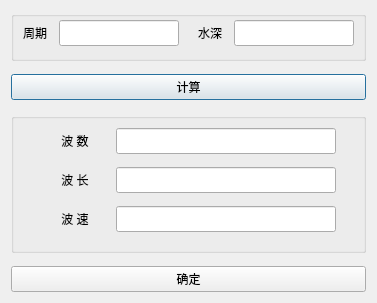
<?xml version="1.0" encoding="UTF-8"?>
<ui version="4.0">
 <class>Widget</class>
 <widget class="QWidget" name="Widget">
  <property name="geometry">
   <rect>
    <x>0</x>
    <y>0</y>
    <width>377</width>
    <height>303</height>
   </rect>
  </property>
  <property name="windowTitle">
   <string>计算波浪参数</string>
  </property>
  <layout class="QVBoxLayout" name="verticalLayout">
   <item>
    <widget class="QGroupBox" name="groupBox">
     <property name="minimumSize">
      <size>
       <width>0</width>
       <height>50</height>
      </size>
     </property>
     <property name="title">
      <string/>
     </property>
     <layout class="QGridLayout" name="gridLayout">
      <property name="topMargin">
       <number>1</number>
      </property>
      <item row="0" column="3">
       <widget class="QLabel" name="depth">
        <property name="minimumSize">
         <size>
          <width>30</width>
          <height>20</height>
         </size>
        </property>
        <property name="text">
         <string>水深</string>
        </property>
       </widget>
      </item>
      <item row="0" column="1">
       <widget class="QLineEdit" name="editPeriod">
        <property name="minimumSize">
         <size>
          <width>120</width>
          <height>15</height>
         </size>
        </property>
        <property name="font">
         <font>
          <pointsize>11</pointsize>
         </font>
        </property>
       </widget>
      </item>
      <item row="0" column="2">
       <spacer name="horizontalSpacer_2">
        <property name="orientation">
         <enum>Qt::Horizontal</enum>
        </property>
        <property name="sizeHint" stdset="0">
         <size>
          <width>40</width>
          <height>20</height>
         </size>
        </property>
       </spacer>
      </item>
      <item row="0" column="4">
       <widget class="QLineEdit" name="editDepth">
        <property name="minimumSize">
         <size>
          <width>120</width>
          <height>0</height>
         </size>
        </property>
        <property name="font">
         <font>
          <pointsize>11</pointsize>
         </font>
        </property>
       </widget>
      </item>
      <item row="0" column="0">
       <widget class="QLabel" name="period">
        <property name="minimumSize">
         <size>
          <width>30</width>
          <height>0</height>
         </size>
        </property>
        <property name="text">
         <string>周期</string>
        </property>
       </widget>
      </item>
     </layout>
    </widget>
   </item>
   <item>
    <spacer name="verticalSpacer_3">
     <property name="orientation">
      <enum>Qt::Vertical</enum>
     </property>
     <property name="sizeHint" stdset="0">
      <size>
       <width>20</width>
       <height>40</height>
      </size>
     </property>
    </spacer>
   </item>
   <item>
    <widget class="QPushButton" name="btnCal">
     <property name="text">
      <string>计算</string>
     </property>
     <property name="autoDefault">
      <bool>true</bool>
     </property>
     <property name="default">
      <bool>true</bool>
     </property>
    </widget>
   </item>
   <item>
    <spacer name="verticalSpacer">
     <property name="orientation">
      <enum>Qt::Vertical</enum>
     </property>
     <property name="sizeHint" stdset="0">
      <size>
       <width>20</width>
       <height>40</height>
      </size>
     </property>
    </spacer>
   </item>
   <item>
    <widget class="QGroupBox" name="groupBox_2">
     <property name="minimumSize">
      <size>
       <width>0</width>
       <height>140</height>
      </size>
     </property>
     <property name="title">
      <string/>
     </property>
     <layout class="QGridLayout" name="gridLayout_2">
      <property name="topMargin">
       <number>2</number>
      </property>
      <item row="2" column="2">
       <widget class="QLineEdit" name="editWaveVelocity">
        <property name="font">
         <font>
          <pointsize>11</pointsize>
         </font>
        </property>
       </widget>
      </item>
      <item row="1" column="3">
       <spacer name="horizontalSpacer_3">
        <property name="orientation">
         <enum>Qt::Horizontal</enum>
        </property>
        <property name="sizeHint" stdset="0">
         <size>
          <width>40</width>
          <height>20</height>
         </size>
        </property>
       </spacer>
      </item>
      <item row="0" column="1">
       <widget class="QLabel" name="waveNumber">
        <property name="minimumSize">
         <size>
          <width>70</width>
          <height>25</height>
         </size>
        </property>
        <property name="layoutDirection">
         <enum>Qt::LeftToRight</enum>
        </property>
        <property name="text">
         <string>波 数</string>
        </property>
        <property name="alignment">
         <set>Qt::AlignCenter</set>
        </property>
       </widget>
      </item>
      <item row="1" column="2">
       <widget class="QLineEdit" name="editWaveLength">
        <property name="font">
         <font>
          <pointsize>11</pointsize>
         </font>
        </property>
       </widget>
      </item>
      <item row="2" column="3">
       <spacer name="horizontalSpacer_4">
        <property name="orientation">
         <enum>Qt::Horizontal</enum>
        </property>
        <property name="sizeHint" stdset="0">
         <size>
          <width>40</width>
          <height>20</height>
         </size>
        </property>
       </spacer>
      </item>
      <item row="0" column="2">
       <widget class="QLineEdit" name="editWaveNumber">
        <property name="minimumSize">
         <size>
          <width>220</width>
          <height>0</height>
         </size>
        </property>
        <property name="font">
         <font>
          <pointsize>11</pointsize>
         </font>
        </property>
       </widget>
      </item>
      <item row="1" column="1">
       <widget class="QLabel" name="waveLength">
        <property name="minimumSize">
         <size>
          <width>0</width>
          <height>25</height>
         </size>
        </property>
        <property name="text">
         <string>波 长</string>
        </property>
        <property name="alignment">
         <set>Qt::AlignCenter</set>
        </property>
       </widget>
      </item>
      <item row="0" column="3">
       <spacer name="horizontalSpacer">
        <property name="orientation">
         <enum>Qt::Horizontal</enum>
        </property>
        <property name="sizeHint" stdset="0">
         <size>
          <width>40</width>
          <height>20</height>
         </size>
        </property>
       </spacer>
      </item>
      <item row="2" column="1">
       <widget class="QLabel" name="waveVelocity">
        <property name="minimumSize">
         <size>
          <width>0</width>
          <height>25</height>
         </size>
        </property>
        <property name="text">
         <string>波 速</string>
        </property>
        <property name="alignment">
         <set>Qt::AlignCenter</set>
        </property>
       </widget>
      </item>
      <item row="0" column="0">
       <spacer name="horizontalSpacer_5">
        <property name="orientation">
         <enum>Qt::Horizontal</enum>
        </property>
        <property name="sizeHint" stdset="0">
         <size>
          <width>40</width>
          <height>20</height>
         </size>
        </property>
       </spacer>
      </item>
      <item row="1" column="0">
       <spacer name="horizontalSpacer_6">
        <property name="orientation">
         <enum>Qt::Horizontal</enum>
        </property>
        <property name="sizeHint" stdset="0">
         <size>
          <width>40</width>
          <height>20</height>
         </size>
        </property>
       </spacer>
      </item>
      <item row="2" column="0">
       <spacer name="horizontalSpacer_7">
        <property name="orientation">
         <enum>Qt::Horizontal</enum>
        </property>
        <property name="sizeHint" stdset="0">
         <size>
          <width>40</width>
          <height>20</height>
         </size>
        </property>
       </spacer>
      </item>
     </layout>
    </widget>
   </item>
   <item>
    <spacer name="verticalSpacer_2">
     <property name="orientation">
      <enum>Qt::Vertical</enum>
     </property>
     <property name="sizeHint" stdset="0">
      <size>
       <width>20</width>
       <height>40</height>
      </size>
     </property>
    </spacer>
   </item>
   <item>
    <widget class="QPushButton" name="btnOK">
     <property name="text">
      <string>确定</string>
     </property>
    </widget>
   </item>
  </layout>
 </widget>
 <tabstops>
  <tabstop>editPeriod</tabstop>
  <tabstop>editDepth</tabstop>
  <tabstop>btnCal</tabstop>
  <tabstop>editWaveNumber</tabstop>
  <tabstop>editWaveLength</tabstop>
  <tabstop>editWaveVelocity</tabstop>
  <tabstop>btnOK</tabstop>
 </tabstops>
 <resources/>
 <connections>
  <connection>
   <sender>btnOK</sender>
   <signal>clicked()</signal>
   <receiver>Widget</receiver>
   <slot>close()</slot>
   <hints>
    <hint type="sourcelabel">
     <x>189</x>
     <y>275</y>
    </hint>
    <hint type="destinationlabel">
     <x>189</x>
     <y>147</y>
    </hint>
   </hints>
  </connection>
 </connections>
</ui>
